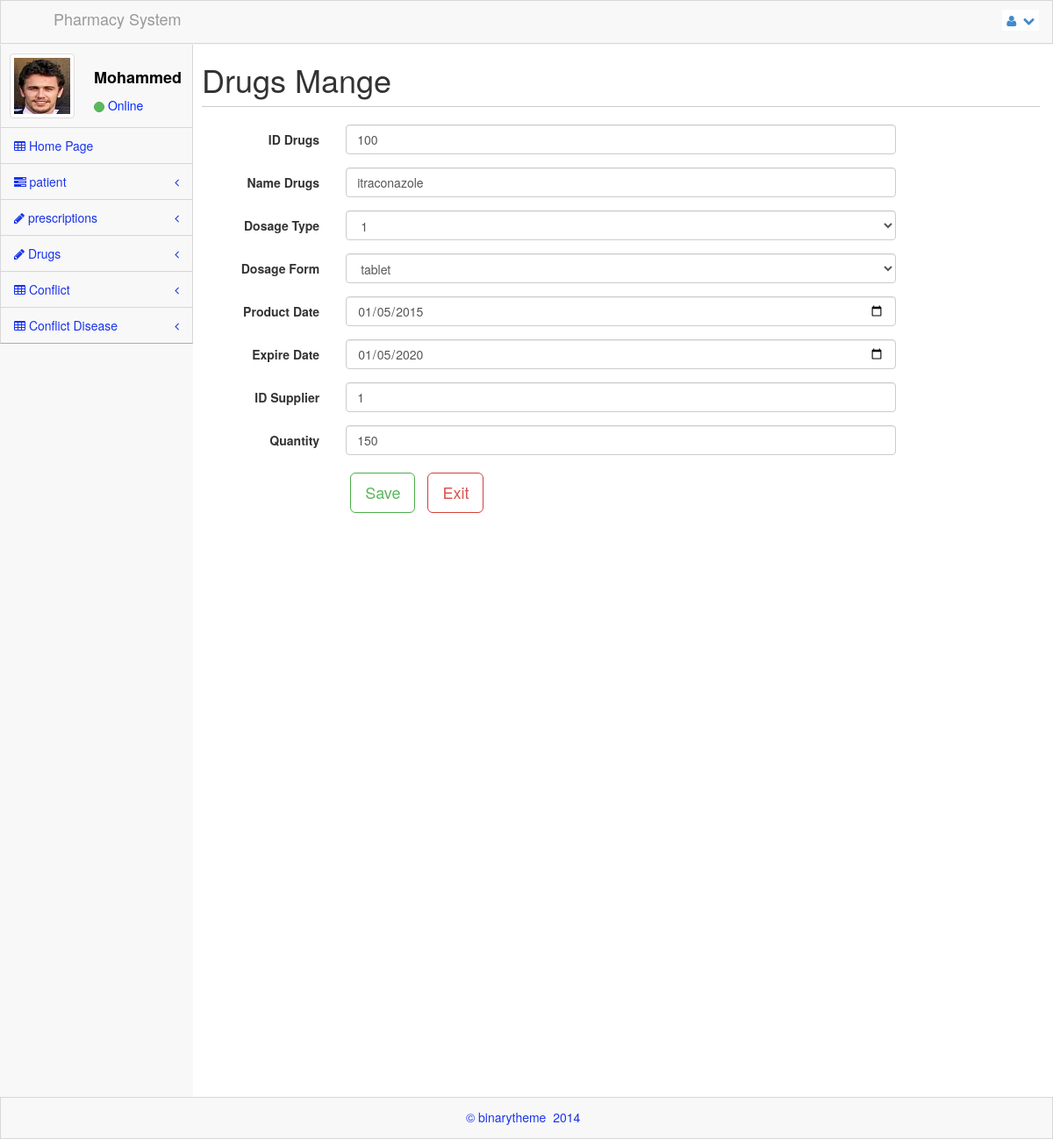
Screenshot of /Drugs/index.php?page=update&id_drugs=100 with the database file from the repository.
### tables this page shows
CREATE TABLE IF NOT EXISTS `Drugs` (
  `ID_Drugs` int(100) NOT NULL,
  `Name_Deugs` text NOT NULL,
  `Dosage_Taype` text NOT NULL,
  `Dosage_Form` text NOT NULL,
  `Product_Date` date NOT NULL,
  `Expire_Date` date NOT NULL,
  `Id_Supplier` int(100) NOT NULL,
  `Quantity` int(100) NOT NULL
);

### inc/database.php (called while the page is built, shortened)
<?php
class db
{
private $tabel;
public function __construct($name_tabel)
{
  $this->tabel=$name_tabel;
}
 function showby($column,$value)
{
        include("./inc/include.php");
        $sql="select * from $this->tabel where ";
        $sql.="`".$column."`"."='$value'";
        $result=  mysqli_query($link, $sql);
        $num=  mysqli_num_rows($result);
        if($num>=1)
        {
        for($i=0;$i<$num;$i++)
        {
         $data[$i]=mysqli_fetch_array($result);
        }
        return $data;
        }
         else {
            return FALSE;
               }
 }
}

### Drugs/update.php (the view, shortened to what this page needs)
<?php
include './inc/include.php';
include './inc/database.php';
?>
<!DOCTYPE html>
 <html lang="en">
<head>
    <link rel="stylesheet" href="../assets/plugins/bootstrap/css/bootstrap.css" />
    <link rel="stylesheet" href="../assets/css/main.css" />
    <link rel="stylesheet" href="../assets/css/theme.css" />
    <link rel="stylesheet" href="../assets/css/MoneAdmin.css" />
    <link rel="stylesheet" href="../assets/plugins/Font-Awesome/css/font-awesome.css" />
</head>
<?php
  if(isset($_GET['id_drugs']))
{
 $db=new db('Drugs');
$id=$_GET['id_drugs'];
$result=$db->showby('ID_Drugs', $id);
}
?>
  <body>
      <div id="div-1" class="accordion-body collapse in body">
          <form name="register" method="POST" action="index.php?page=update&id_drugs=<?php echo $id;  ?>" class="form-horizontal">
              <div class="form-group">
                    <label for="pass1" class="control-label col-lg-2">ID Drugs</label>
                    <div class="col-lg-8">
                        <input class="form-control" type="number" name="ID_Drugs" value="<?php echo $result[0]['ID_Drugs']; ?>" required=""/>
                    </div>
                </div>
                <div class="form-group">
                    <label class="control-label col-lg-2">Name Drugs</label>
                    <div class="col-lg-8">
                        <input type="text" name="Name_Drugs" value="<?php echo $result[0]['Name_Deugs']; ?>" required="" class="form-control" />
                    </div>
                </div>
                  <div class="form-group">
                        <label for="limiter" class="control-label col-lg-2">Dosage Type</label>
            <div class="col-lg-8">
                        <select name="Dosage_Type" class="form-control">
                            <option selected=""><?php echo $result[0]['Dosage_Taype']; ?></option>
                        </select>
                    </div>
                </div>
                  <div class="form-group">
                        <label for="limiter" class="control-label col-lg-2">Dosage Form</label>
                  <div class="col-lg-8">
                        <select name="Dosage_Form" class="form-control">
                            <option selected=""><?php echo $result[0]['Dosage_Form']; ?></option>
                        </select>
                    </div>
                </div>
                <div class="form-group">
                    <label for="tags" class="control-label col-lg-2">Product Date</label>
                    <div class="col-lg-8">
                        <input name="Product_Date" type="date"  required=""  value="<?php echo $result[0]['Product_Date']; ?>" class="form-control" />
                    </div>
                </div>
                 <div class="form-group">
                    <label for="tags" class="control-label col-lg-2">Expire Date</label>
                    <div class="col-lg-8">
                        <input name="Expire_Date" type="date" value="<?php echo $result[0]['Expire_Date']; ?>"  required="" class="form-control" />
                    </div>
                </div>
                                 <div class="form-group">
                    <label for="tags" class="control-label col-lg-2">ID Supplier</label>
                    <div class="col-lg-8">
                        <input name="Id_Supplier" type="text"  value="<?php echo $result[0]['Id_Supplier']; ?>"  required="" class="form-control" />
                    </div>
                </div>
                                                 <div class="form-group">
                    <label for="tags" class="control-label col-lg-2">Quantity</label>
                    <div class="col-lg-8">
                        <input name="Quantity" type="text" value="<?php echo $result[0]['Quantity']; ?>" required="" class="form-control" />
                    </div>
                </div>
             <div class="form-group">
                       <label for="tags" class="control-label col-lg-2"> </label>
                    <div class="col-lg-4">
                        <input type="submit" name="add"  value="Save" class="btn btn-success btn-lg btn-line" />
                 <a href="index.php?page=update_Drugs" class="btn btn-danger btn-lg btn-line">Exit</a>
                    </div>
                </div>
            </form>
        </div>
</body>
</html>

### assets/css/main.css (style rules this page uses)
@media (min-width: 768px) { html, body { height: 100%; } }
body.padTop53 { padding-top: 75px; overflow: visible; }
@media (min-width: 802px) { body.padTop53 { padding-top: 51px; } }
.btn-line.btn-danger { color: #d9534f; background-color: #fff; border-color: #d43f3a; }
.btn-line.btn-success { color: #5cb85c; background-color: #fff; border-color: #4cae4c; }

### assets/css/MoneAdmin.css (style rules this page uses)
body { background-color: #f8f8f8; }

### rows the page displays
drugs: ID_Drugs "100", Name_Drugs "itraconazole", Dosage_Type "1", Dosage_Form "tablet", Product_Date "01/05/2015", Expire_Date "01/05/2020", Id_Supplier "1", Quantity "150"
